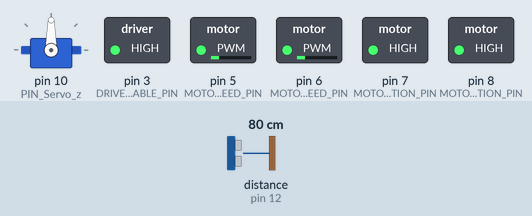
Bench run of a sketch on a simulated Arduino Uno, built with avr-gcc and run on an emulated ATmega328P. Shown: servo, switched loads named in the sketch (green lamp = pin HIGH). Wiring (inferred from the names in the program): ultrasonic range finder: trigger pin 13; echo pin 12. Inputs (shaded band) come from the test bench; at power-on: distance to the obstacle (sensor on pin 12) 80 cm. The echo pulse lasts 58.3 µs per cm; pins used as bus, display or sensor lines are not drawn.

Above: at 1.7 s.
1.8 s: distance to the obstacle (sensor on pin 12) set to 19 cm
3.3 s: distance to the obstacle (sensor on pin 12) set to 16 cm
At 4.1 s:
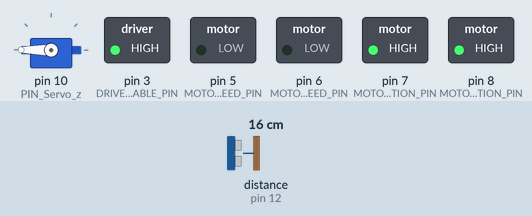
6.3 s: distance to the obstacle (sensor on pin 12) set to 18 cm
At 8.8 s:
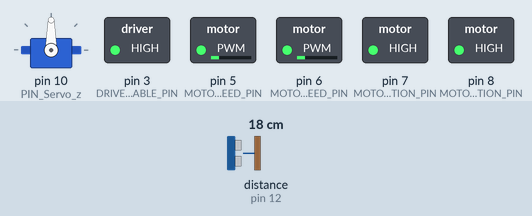
9.3 s: distance to the obstacle (sensor on pin 12) set to 2 cm
At 11.5 s:
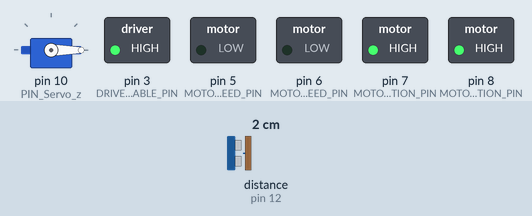
Timing chart, 0 to 12.8 s (numbered marks = the images above; inputs shaded):
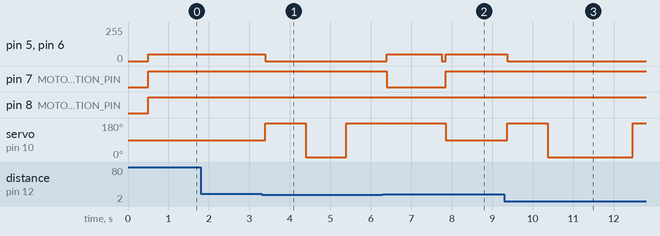

Measured:
- the behaviour switches between 17 and 16 cm on distance to the obstacle (sensor on pin 12) (found by bisection; images 0 and 1)
- after the input at 1.8 s, every drawn part: stays the same
- after the input at 3.3 s, pin 5 (MOTOR_LEFT_SPEED_PIN), pin 6 (MOTOR_RIGHT_SPEED_PIN): 50/255 → 0/255 after 0.10 s; servo on pin 10 (PIN_Servo_z): 90° → 180° after 0.10 s, → 0° 1.0 s later, → 180° 1.0 s later
- after the input at 6.3 s, servo on pin 10 (PIN_Servo_z): 180° → 90° after 1.6 s
- after the input at 9.3 s, pin 5 (MOTOR_LEFT_SPEED_PIN), pin 6 (MOTOR_RIGHT_SPEED_PIN): 50/255 → 0/255 after 0.07 s; servo on pin 10 (PIN_Servo_z): 90° → 180° after 0.07 s, → 0° 1.0 s later, → 180° 2.1 s later

The sketch:

Avoid_Obstacles.ino
```cpp
#define MOTOR_LEFT_SPEED_PIN 5       // velocidad de los motores izquierdos
#define MOTOR_LEFT_DIRECTION_PIN 7   // dirección de los motores izquierdos
#define MOTOR_RIGHT_SPEED_PIN 6      // velocidad de los motores derechos
#define MOTOR_RIGHT_DIRECTION_PIN 8  // dirección de los motores derechos
#define DRIVER_ENABLE_PIN 3          // habilitación del driver
#define PIN_Servo_z 10
#define TRIG_PIN 13
#define ECHO_PIN 12

#include <Servo.h>

Servo myServo;

long duration;
int distance;

void setup() {
  // Configuración de los pines como salidas
  pinMode(MOTOR_LEFT_SPEED_PIN, OUTPUT);
  pinMode(MOTOR_LEFT_DIRECTION_PIN, OUTPUT);
  pinMode(MOTOR_RIGHT_SPEED_PIN, OUTPUT);
  pinMode(MOTOR_RIGHT_DIRECTION_PIN, OUTPUT);
  pinMode(DRIVER_ENABLE_PIN, OUTPUT);

  pinMode(TRIG_PIN, OUTPUT);
  pinMode(ECHO_PIN, INPUT);

  myServo.attach(PIN_Servo_z);
  myServo.write(90);
  delay(500);

  digitalWrite(DRIVER_ENABLE_PIN, HIGH);  // Habilitar el driver de los motores
}

void leerDistancia() {
  digitalWrite(TRIG_PIN, LOW);
  delayMicroseconds(2);
  digitalWrite(TRIG_PIN, HIGH);
  delayMicroseconds(10);
  digitalWrite(TRIG_PIN, LOW);

  // Leer duración del pulso y calcular la distancia
  duration = pulseIn(ECHO_PIN, HIGH);
  distance = duration * 0.0344 / 2;  // Calcular distancia en centímetros
}

void stopMotors() {
  analogWrite(MOTOR_LEFT_SPEED_PIN, 0);
  analogWrite(MOTOR_RIGHT_SPEED_PIN, 0);
}

void forward() {
  digitalWrite(MOTOR_LEFT_DIRECTION_PIN, HIGH);
  analogWrite(MOTOR_LEFT_SPEED_PIN, 50);
  digitalWrite(MOTOR_RIGHT_DIRECTION_PIN, HIGH);
  analogWrite(MOTOR_RIGHT_SPEED_PIN, 50);
}

void turnLeft() {
  digitalWrite(MOTOR_LEFT_DIRECTION_PIN, HIGH);
  analogWrite(MOTOR_LEFT_SPEED_PIN, 50);
  digitalWrite(MOTOR_RIGHT_DIRECTION_PIN, LOW);
  analogWrite(MOTOR_RIGHT_SPEED_PIN, 50);
  delay(1350);  // Esperar mientras el coche gira
}

void turnRight() {
  digitalWrite(MOTOR_LEFT_DIRECTION_PIN, LOW);
  analogWrite(MOTOR_LEFT_SPEED_PIN, 50);
  digitalWrite(MOTOR_RIGHT_DIRECTION_PIN, HIGH);
  analogWrite(MOTOR_RIGHT_SPEED_PIN, 50);
  delay(1350);  // Esperar mientras el coche gira
}

void loop() {

  leerDistancia();  // Leer distancia del sensor ultrasónico

  if (distance > 15) {
    // Si la distancia es mayor a 10 cm, el servo se queda en su posición inicial y sigue avanzando el coche
    myServo.write(90);
    forward();  // Avanzar
  } else {
    stopMotors();  // Detener los motores

    myServo.write(180);  // Giro a 180 grados (Izquierda)
    delay(1000);

    leerDistancia();  // Recalcular la distancia con el sensor ultrasónico mirando hacia la izquierda

    if (distance > 15) {
      // Si la distancia nueva mirando a la izquierda es mayor a 10 cm, girar el coche
      myServo.write(180);
      delay(1000);
      turnLeft();
      stopMotors();
    } else {
      myServo.write(0);  // Si no hay camino disponible, continuar con la dirección inicial
      delay(1000);
      leerDistancia();
      if (distance > 15) {
        myServo.write(180);
        delay(1000);
        turnRight();
        stopMotors();
      } else {
        myServo.write(0);
        delay(1000);
        stopMotors();
      }
    }
  }
  delay(100);  // Esperar antes de hacer la siguiente lectura
}
```
